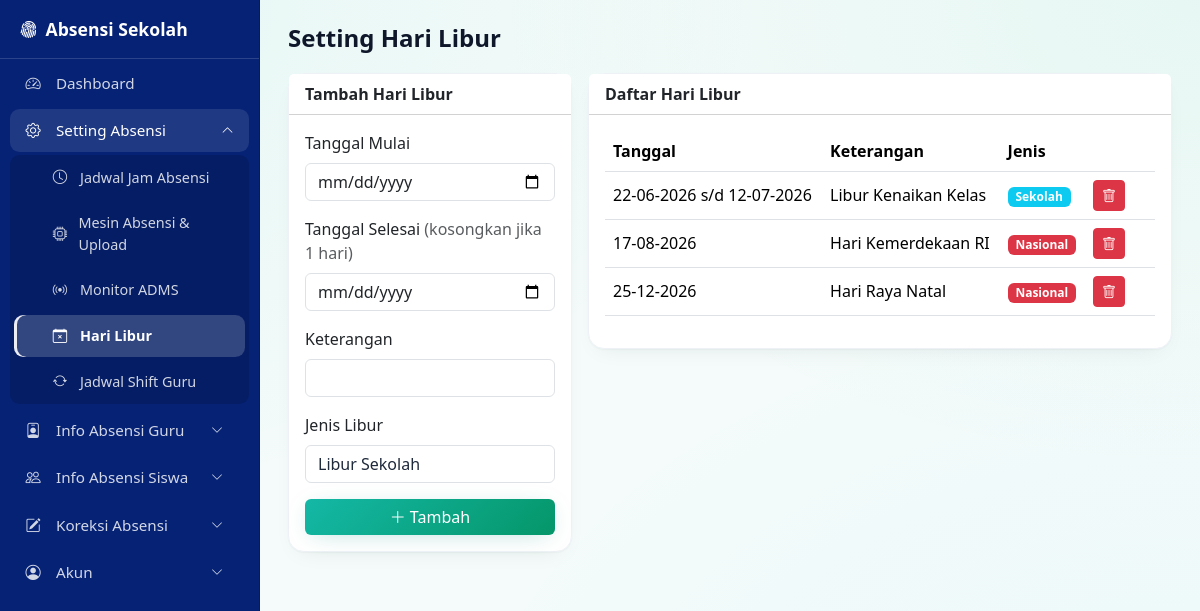
The app's page /setting_libur.php (signed in) with its own data.
### tables this page shows
CREATE TABLE hari_libur (
  id INT AUTO_INCREMENT PRIMARY KEY,
  tanggal DATE NOT NULL,
  tanggal_selesai DATE DEFAULT NULL,
  keterangan VARCHAR(200) NOT NULL,
  jenis ENUM('sekolah','nasional') NOT NULL DEFAULT 'sekolah'
);

### config.php (called while the page is built, shortened)
<?php
function e($s): string { return htmlspecialchars((string)$s, ENT_QUOTES, 'UTF-8'); }

### setting_libur.php (the view, shortened to what this page needs)
<?php
require_once __DIR__ . '/config.php';
$liburList = $pdo->query('SELECT * FROM hari_libur ORDER BY tanggal')->fetchAll();
require_once __DIR__ . '/includes/header.php';
?>
<div class="row g-3">
  <div class="col-md-4">
    <div class="card card-stat">
      <div class="card-header bg-white fw-semibold">Tambah Hari Libur</div>
      <div class="card-body">
        <form method="post">
          <div class="mb-3"><label class="form-label">Tanggal Mulai</label><input type="date" class="form-control" name="tanggal" required></div>
          <div class="mb-3"><label class="form-label">Tanggal Selesai <span class="text-muted">(kosongkan jika 1 hari)</span></label><input type="date" class="form-control" name="tanggal_selesai"></div>
          <div class="mb-3"><label class="form-label">Keterangan</label><input class="form-control" name="keterangan" required></div>
          <div class="mb-3">
            <label class="form-label">Jenis Libur</label>
          </div>
          <button class="btn btn-primary w-100"><i class="bi bi-plus-lg me-1"></i>Tambah</button>
        </form>
      </div>
    </div>
  </div>
  <div class="col-md-8">
    <div class="card card-stat">
      <div class="card-header bg-white fw-semibold">Daftar Hari Libur</div>
      <div class="card-body table-responsive">
        <table class="table table-hover align-middle">
          <thead><tr><th>Tanggal</th><th>Keterangan</th><th>Jenis</th><th style="width:70px"></th></tr></thead>
          <tbody>
          <?php foreach ($liburList as $l): ?>
            <tr>
              <td><?= e(date('d-m-Y', strtotime($l['tanggal']))) ?><?= $l['tanggal_selesai'] ? ' s/d ' . e(date('d-m-Y', strtotime($l['tanggal_selesai']))) : '' ?></td>
              <td><?= e($l['keterangan']) ?></td>
              <td><?= $l['jenis'] === 'nasional' ? '<span class="badge bg-danger">Nasional</span>' : '<span class="badge bg-info">Sekolah</span>' ?></td>
              <td>
                <form method="post" onsubmit="return confirm('Hapus hari libur ini?')">
                  <button class="btn btn-sm btn-danger"><i class="bi bi-trash"></i></button>
                </form>
              </td>
            </tr>
          <?php endforeach; ?>
          </tbody>
        </table>
      </div>
    </div>
  </div>
</div>
<?php require_once __DIR__ . '/includes/footer.php'; ?>

### includes/header.php (style rules this page uses)
:root { --sb-w:260px; --sb-bg:#062275; --brand:#14b8a6; --brand-600:#0d9488; --brand-700:#0f766e; --bs-primary:#14b8a6; --bs-primary-rgb:20,184,166; --bs-link-color:#0d9488; --bs-link-color-rgb:13,148,136; --bs-link-hover-color:#0f766e; }
body { font-family:'Plus Jakarta Sans', system-ui, -apple-system, "Segoe UI", sans-serif; color:#1e293b; background-color:#f4fbfa; background-image: radial-gradient(at 0% 0%, rgba(20,184,166,.07) 0, transparent 45%), radial-gradient(at 100% 0%, rgba(16,185,129,.06) 0, transparent 42%), radial-gradient(at 100% 100%, rgba(56,189,248,.05) 0, transparent 45%); background-attachment:fixed; }
.btn-primary { --bs-btn-color:#fff; --bs-btn-hover-color:#fff; --bs-btn-active-color:#fff; border:0; background:linear-gradient(135deg,#14b8a6 0%,#059669 100%); box-shadow:0 4px 24px -8px rgba(13,148,136,.35); }
.card { border:1px solid #eef2f7; border-radius:1rem; box-shadow:0 1px 2px rgba(15,23,42,.04),0 8px 24px -12px rgba(15,23,42,.10); }
.card-stat { transition:box-shadow .25s, transform .25s; }

### records on screen
hari_libur: tanggal "22-06-2026", tanggal_selesai "12-07-2026", keterangan "Libur Kenaikan Kelas", jenis "Sekolah"
hari_libur: tanggal "17-08-2026", keterangan "Hari Kemerdekaan RI", jenis "Nasional"
hari_libur: tanggal "25-12-2026", keterangan "Hari Raya Natal", jenis "Nasional"

### other values on screen
$dashboard[2] "Dashboard"
$glabel "Setting Absensi"
$label "Jadwal Jam Absensi"
$label "Mesin Absensi & Upload"
$label "Monitor ADMS"
$label "Hari Libur"
$label "Jadwal Shift Guru"
$glabel "Info Absensi Guru"
$glabel "Info Absensi Siswa"
$glabel "Koreksi Absensi"
$glabel "Akun"
$pageTitle "Setting Hari Libur"
